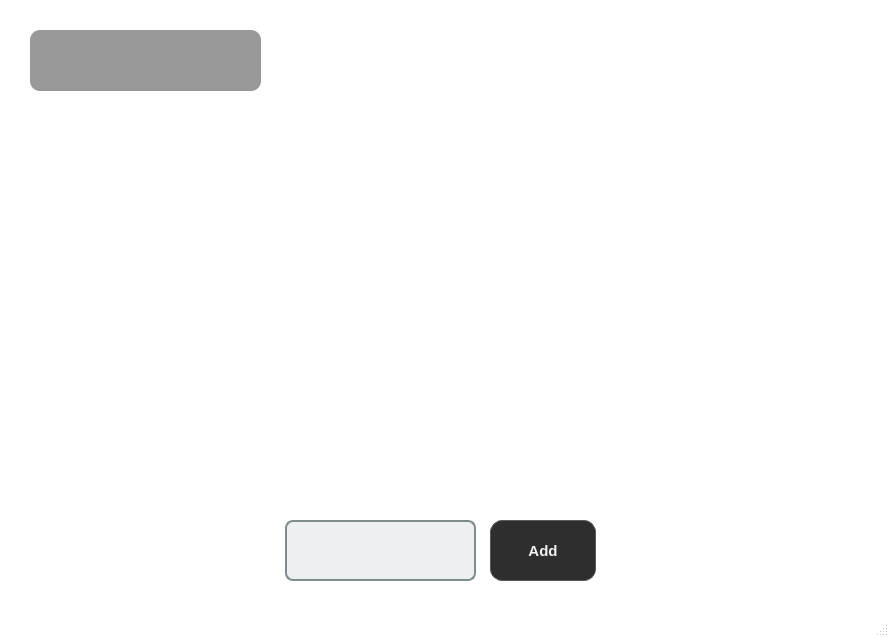
<?xml version="1.0" encoding="UTF-8"?>
<ui version="4.0">
 <class>mainWindow</class>
 <widget class="QMainWindow" name="mainWindow">
  <property name="geometry">
   <rect>
    <x>0</x>
    <y>0</y>
    <width>889</width>
    <height>637</height>
   </rect>
  </property>
  <property name="windowTitle">
   <string>MainWindow</string>
  </property>
  <property name="styleSheet">
   <string notr="true">QWidget {
    background-color: qlineargradient(
        spread:pad, x1:0, y1:0, x2:1, y2:1,
        stop:0 #1a1a2e, stop:1 #16213e
    );
    color: #e0e0e0;
}

/* Main window and central widget */
QMainWindow {
    background: transparent;
}

/* Buttons */
QPushButton {
    background-color: #394867;
    border: 1px solid #4a5a7b;
    border-radius: 4px;
    padding: 5px;
    min-width: 80px;
}

QPushButton:hover {
    background-color: #4a5a7b;
}

QPushButton:pressed {
    background-color: #2c3a4d;
}

/* Line edits */
QLineEdit, QTextEdit, QPlainTextEdit {
    background-color: #252a3d;
    border: 1px solid #4a5a7b;
    border-radius: 3px;
    padding: 5px;
    selection-background-color: #394867;
}

/* Labels */
QLabel {
    color: #e0e0e0;
}

/* Combo boxes */
QComboBox {
    background-color: #252a3d;
    border: 1px solid #4a5a7b;
    border-radius: 3px;
    padding: 5px;
    min-width: 6em;
}

QComboBox::drop-down {
    border: 0px;
}

QComboBox QAbstractItemView {
    background-color: #252a3d;
    selection-background-color: #394867;
}

/* Sliders */
QSlider::groove:horizontal {
    height: 8px;
    background: #252a3d;
    border-radius: 4px;
}

QSlider::handle:horizontal {
    background: #e0e0e0;
    border: 1px solid #4a5a7b;
    width: 16px;
    margin: -4px 0;
    border-radius: 8px;
}

/* Checkboxes and radio buttons */
QCheckBox, QRadioButton {
    spacing: 5px;
}

QCheckBox::indicator, QRadioButton::indicator {
    width: 16px;
    height: 16px;
    border: 1px solid #4a5a7b;
}

QCheckBox::indicator {
    background-color: #252a3d;
    border-radius: 3px;
}

QRadioButton::indicator {
    background-color: #252a3d;
    border-radius: 8px;
}

QCheckBox::indicator:checked, QRadioButton::indicator:checked {
    background-color: #394867;
}

/* Group boxes */
QGroupBox {
    border: 1px solid #4a5a7b;
    border-radius: 5px;
    margin-top: 10px;
    padding-top: 15px;
}

QGroupBox::title {
    subcontrol-origin: margin;
    left: 10px;
    padding: 0 3px;
}

/* Scroll bars */
QScrollBar:vertical {
    border: 1px solid #252a3d;
    background: #252a3d;
    width: 10px;
    margin: 0px;
}

QScrollBar::handle:vertical {
    background: #394867;
    min-height: 20px;
    border-radius: 4px;
}

/* Progress bars */
QProgressBar {
    border: 1px solid #4a5a7b;
    border-radius: 3px;
    text-align: center;
}

QProgressBar::chunk {
    background-color: #394867;
}</string>
  </property>
  <widget class="QWidget" name="centralwidget">
   <widget class="QLabel" name="screen">
    <property name="geometry">
     <rect>
      <x>20</x>
      <y>20</y>
      <width>850</width>
      <height>480</height>
     </rect>
    </property>
    <property name="text">
     <string/>
    </property>
   </widget>
   <widget class="QLabel" name="known_name">
    <property name="geometry">
     <rect>
      <x>30</x>
      <y>30</y>
      <width>231</width>
      <height>61</height>
     </rect>
    </property>
    <property name="styleSheet">
     <string notr="true">QLabel {
    font-size: 25px;
    color: white;
    background-color: rgba(0, 0, 0, 0.4); /* semi-transparent black */
    padding: 10px 20px;
    border-radius: 10px;
}</string>
    </property>
    <property name="text">
     <string/>
    </property>
   </widget>
   <widget class="QPushButton" name="add">
    <property name="geometry">
     <rect>
      <x>490</x>
      <y>520</y>
      <width>106</width>
      <height>61</height>
     </rect>
    </property>
    <property name="styleSheet">
     <string notr="true">QPushButton {
    background-color: #2e2e2e;
    color: #f0f0f0;
    border: 1px solid #5a5a5a;
    padding: 6px 12px;
    border-radius: 12px;
    font-family: 'Segoe UI';
    font-size: 11pt;
    font-weight: bold;
}
QPushButton:hover {
    background-color: #3d3d3d;
}
QPushButton:pressed {
    background-color: #1e1e1e;
}
QPushButton:disabled {
    background-color: #555555;
    color: #999999;
    border: 1px solid #444444;
}</string>
    </property>
    <property name="text">
     <string>Add</string>
    </property>
   </widget>
   <widget class="QTextEdit" name="name_text">
    <property name="geometry">
     <rect>
      <x>285</x>
      <y>520</y>
      <width>191</width>
      <height>61</height>
     </rect>
    </property>
    <property name="styleSheet">
     <string notr="true">QTextEdit {
                border: 2px solid #7f8c8d;
                border-radius: 8px;
                padding: 10px;
                font-size: 24px;
                color: #2c3e50;
                background-color: #ecf0f1;
            }
            QTextEdit:focus {
                border: 2px solid #2980b9;
                background-color: #ffffff;
            }</string>
    </property>
    <property name="html">
     <string>&lt;!DOCTYPE HTML PUBLIC &quot;-//W3C//DTD HTML 4.0//EN&quot; &quot;http://www.w3.org/TR/REC-html40/strict.dtd&quot;&gt;
&lt;html&gt;&lt;head&gt;&lt;meta name=&quot;qrichtext&quot; content=&quot;1&quot; /&gt;&lt;style type=&quot;text/css&quot;&gt;
p, li { white-space: pre-wrap; }
&lt;/style&gt;&lt;/head&gt;&lt;body style=&quot; font-family:'MS Shell Dlg 2'; font-size:24px; font-weight:400; font-style:normal;&quot;&gt;
&lt;p style=&quot;-qt-paragraph-type:empty; margin-top:0px; margin-bottom:0px; margin-left:0px; margin-right:0px; -qt-block-indent:0; text-indent:0px;&quot;&gt;&lt;br /&gt;&lt;/p&gt;&lt;/body&gt;&lt;/html&gt;</string>
    </property>
   </widget>
  </widget>
  <widget class="QMenuBar" name="menubar">
   <property name="geometry">
    <rect>
     <x>0</x>
     <y>0</y>
     <width>889</width>
     <height>26</height>
    </rect>
   </property>
  </widget>
  <widget class="QStatusBar" name="statusbar"/>
 </widget>
 <resources/>
 <connections/>
</ui>
